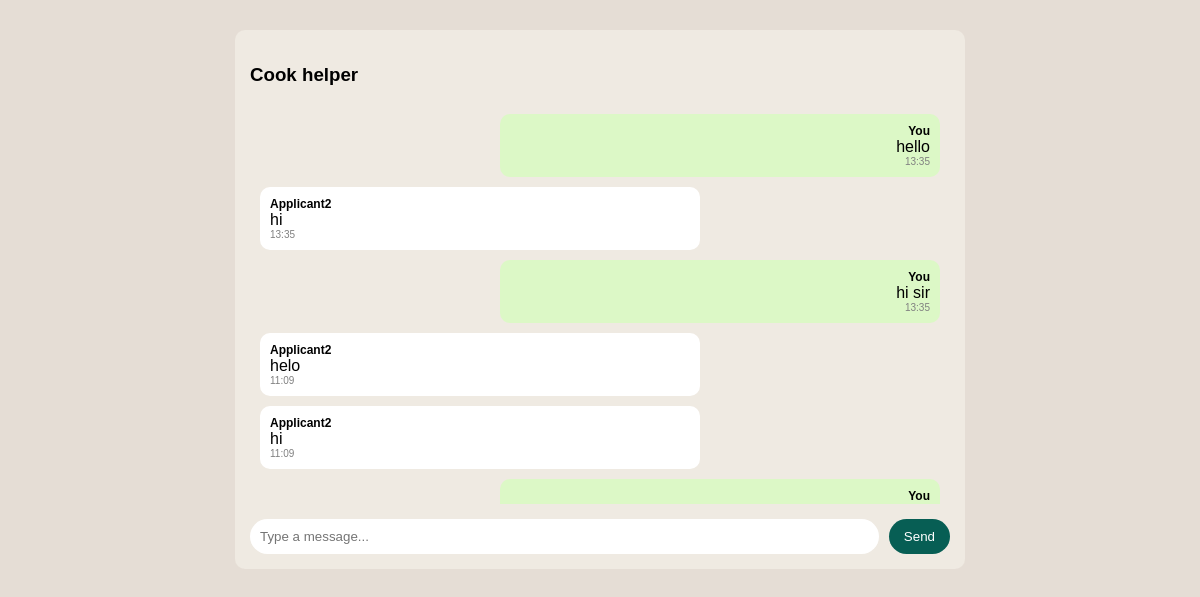
The app's page /chat/room/16/ (signed in) with its own data.
### chat/models.py (models this page shows, shortened)
class ChatRoom(models.Model):
    recruiter = models.ForeignKey(User, on_delete=models.CASCADE, related_name='recruiter_chats')
    applicant = models.ForeignKey(User, on_delete=models.CASCADE, related_name='applicant_chats')
    job = models.ForeignKey(Job, on_delete=models.CASCADE)
    created_at = models.DateTimeField(auto_now_add=True)

class Message(models.Model):
    chatroom = models.ForeignKey(ChatRoom, on_delete=models.CASCADE, related_name='messages')
    sender = models.ForeignKey(User, on_delete=models.CASCADE)
    content = models.TextField()
    timestamp = models.DateTimeField(auto_now_add=True)
    is_read = models.BooleanField(default=False)

### Job_Post/models.py (models this page shows, shortened)
class Job(models.Model):
    JOB_TYPE_CHOICES = [
        ('Part Time', 'Part Time'),
        ('Full Time', 'Full Time'),
        ('Flexible', 'Flexible'),
    ]
    recruiter = models.ForeignKey(
        User,
        on_delete=models.CASCADE,
        related_name='jobs'
    )
    title = models.CharField(max_length=200)
    tags = models.CharField(max_length=200)
    job_type = models.CharField(
        max_length=50,
        choices=JOB_TYPE_CHOICES,
        default='Full Time'
    )
    min_salary = models.IntegerField(null=True, blank=True)
    max_salary = models.IntegerField(null=True, blank=True)
    negotiable = models.BooleanField(default=False)
    description = models.TextField()
    responsibilities = models.TextField()
    image = models.ImageField(
        upload_to='job_images/',
        null=True,
        blank=True
    )
    is_active = models.BooleanField(default=False)
    created_at = models.DateTimeField(auto_now_add=True)
    deadline = models.DateTimeField(null=True, blank=True)

### chat/views.py (the view, shortened to what this page needs)
# urls.py: path('room/<int:chatroom_id>/', views.chat_room, name='chat_room'),
@login_required
def chat_room(request, chatroom_id):
    chatroom = get_object_or_404(ChatRoom, id=chatroom_id)
    if request.user != chatroom.recruiter and request.user != chatroom.applicant:
        return redirect('home')
    Message.objects.filter(
        chatroom=chatroom,
        is_read=False
    ).exclude(sender=request.user).update(is_read=True)
    messages = chatroom.messages.all().order_by('timestamp')
    return render(request, 'chat/chat_room.html', {
        'chatroom': chatroom,
        'messages': messages,
        'unread_count': get_unread_count(request.user)  # 🔥 for navbar
    })

### accounts/context_processors.py (called while the page is built)
def notification_count(request):
    if request.user.is_authenticated:
        count = Notification.objects.filter(
            user=request.user,
            is_read=False
        ).count()
        return {'notification_count': count}
    return {}

### chat/context_processors.py (called while the page is built)
def unread_messages(request):
    if request.user.is_authenticated:
        unread_count = Message.objects.filter(
            chatroom__in=ChatRoom.objects.filter(
                Q(recruiter=request.user) | Q(applicant=request.user)
            ),
            is_read=False
        ).exclude(sender=request.user).count()
        return {'unread_count': unread_count}
    return {'unread_count': 0}

### chat/views.py (called while the page is built)
def get_unread_count(user):
    return Message.objects.filter(
        chatroom__in=ChatRoom.objects.filter(
            Q(recruiter=user) | Q(applicant=user)
        ),
        is_read=False
    ).exclude(sender=user).count()

### templates/chat/chat_room.html (shortened to what this page needs)
<!DOCTYPE html>
<html>
<head>
</head>
<body>
<div class="chat-container">
    <h3>{{ chatroom.job.title }}</h3>
    <div id="chat-log">
        {% for message in messages %}
            <div class="message {% if message.sender == request.user %}sent{% else %}received{% endif %}">
                <div class="sender">
                    {% if message.sender == request.user %}
                        You
                    {% else %}
                        {{ message.sender.username }}
                    {% endif %}
                </div>
                <div>{{ message.content }}</div>
                <div class="time">{{ message.timestamp|date:"H:i" }}</div>
            </div>
        {% endfor %}
    </div>
    <div class="input-box">
        <input id="message-input" type="text" placeholder="Type a message...">
        <button id="send-btn">Send</button>
    </div>
</div>
</body>
</html>

### templates/chat/chat_room.html (style rules this page uses)
body { font-family: Arial; background: #e5ddd5; }
.chat-container { width: 90%; max-width: 700px; margin: 30px auto; background: #efeae2; padding: 15px; border-radius: 10px; }
#chat-log { max-height: 400px; overflow-y: auto; }
.message { padding: 10px; margin: 10px; border-radius: 10px; max-width: 60%; }
.sent { background: #dcf8c6; margin-left: auto; text-align: right; }
.received { background: white; margin-right: auto; }
.sender { font-size: 12px; font-weight: bold; }
.time { font-size: 10px; color: gray; }
.input-box { display: flex; margin-top: 15px; }
input { flex: 1; padding: 10px; border-radius: 20px; border: none; }
button { padding: 10px 15px; border: none; background: #075e54; color: white; border-radius: 20px; margin-left: 10px; cursor: pointer; }

### records on screen
ChatRoom: job "Cook helper"
Message: shows "You", content "hello", timestamp "13:35"
Message: sender.username "Applicant2", content "hi", timestamp "13:35"
Message: shows "You", content "hi sir", timestamp "13:35"
Message: sender.username "Applicant2", content "helo", timestamp "11:09"
Message: sender.username "Applicant2", content "hi", timestamp "11:09"
Message: shows "You"
